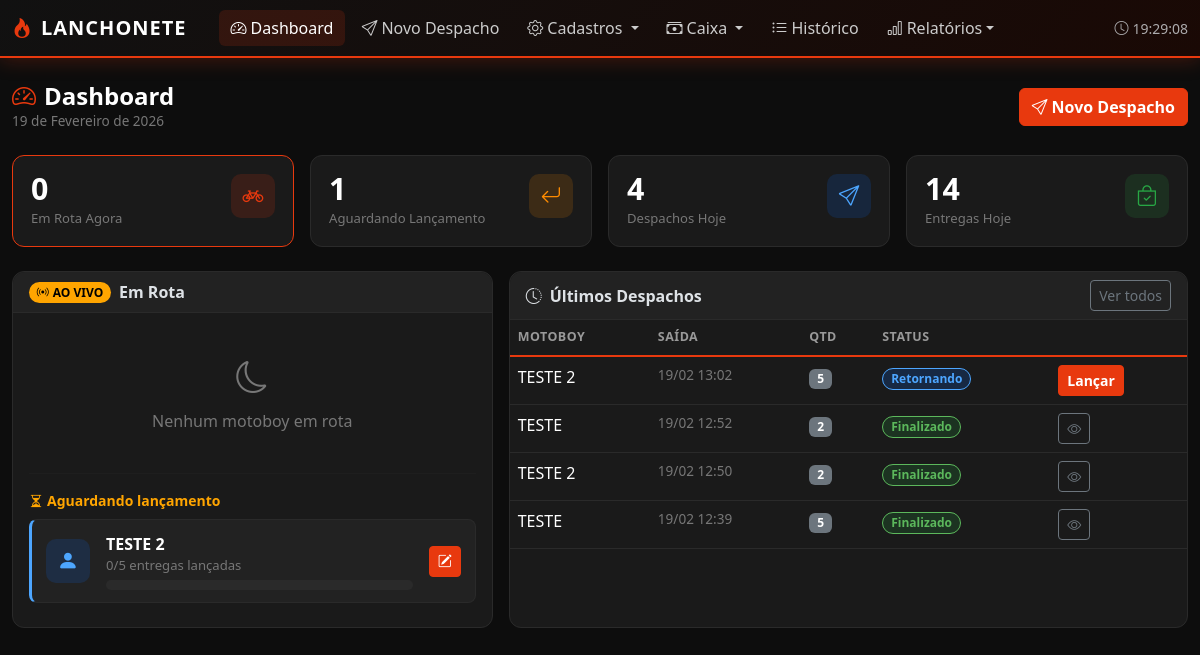
Page /entregas/ on the committed database.
### entregas/models.py (models this page shows, shortened)
class Despacho(models.Model):
    STATUS_CHOICES = [
        ('em_rota', 'Em Rota'),
        ('retornando', 'Retornando'),
        ('finalizado', 'Finalizado'),
    ]
    motoboy = models.ForeignKey(Motoboy, on_delete=models.PROTECT, related_name='despachos')
    data_saida = models.DateTimeField(default=timezone.now)
    data_retorno = models.DateTimeField(null=True, blank=True)
    qtd_saida = models.PositiveIntegerField(help_text="Quantidade de entregas que o motoboy saiu")
    status = models.CharField(max_length=20, choices=STATUS_CHOICES, default='em_rota')
    observacoes = models.TextField(blank=True)
    finalizado_em = models.DateTimeField(null=True, blank=True)
    @property
    def qtd_lancada(self):
        return self.entregas.count()
    @property
    def pode_finalizar(self):
        return self.qtd_lancada == self.qtd_saida
    class Meta:
        verbose_name = 'Despacho'
        verbose_name_plural = 'Despachos'
        ordering = ['-data_saida']

class Motoboy(models.Model):
    nome = models.CharField(max_length=100)
    telefone = models.CharField(max_length=20, blank=True)
    valor_fixo = models.DecimalField(max_digits=8, decimal_places=2, default=0,
                                     help_text="Valor fixo por turno/dia")
    ativo = models.BooleanField(default=True)
    class Meta:
        verbose_name = 'Motoboy'
        verbose_name_plural = 'Motoboys'
        ordering = ['nome']

### entregas/views.py (the view)
# urls.py: path('', views.dashboard, name='dashboard'),
def dashboard(request):
    hoje = date.today()
    em_rota = Despacho.objects.filter(status='em_rota').select_related('motoboy')
    retornando = Despacho.objects.filter(status='retornando').select_related('motoboy')
    ultimos = Despacho.objects.select_related('motoboy').order_by('-data_saida')[:10]
    context = {
        'em_rota': em_rota,
        'retornando': retornando,
        'ultimos': ultimos,
        'hoje': hoje,
        'total_hoje': Despacho.objects.filter(data_saida__date=hoje).count(),
        'entregas_hoje': sum(d.qtd_saida for d in Despacho.objects.filter(data_saida__date=hoje)),
    }
    return render(request, 'entregas/dashboard.html', context)

### templates/entregas/dashboard.html (shortened to what this page needs)
{% extends 'base.html' %}
{% block nav_dash %}active{% endblock %}
{% block content %}
<div class="container-fluid py-4">
    <div class="d-flex justify-content-between align-items-center mb-4">
        <div>
            <h1 style="color:#fff;font-weight:700;font-size:1.5rem;margin:0"><i class="bi bi-speedometer2 me-2" style="color:var(--verm)"></i>Dashboard</h1>
            <p class="mb-0" style="color:var(--muted);font-size:.85rem">{{ hoje|date:"d \d\e F \d\e Y" }}</p>
        </div>
        <a href="{% url 'entregas:despacho_novo' %}" class="btn btn-verm">
            <i class="bi bi-send me-1"></i>Novo Despacho
        </a>
    </div>
    <div class="row g-3 mb-4">
        <div class="col-6 col-md-3">
            <div class="stat-card red">
                <div class="d-flex justify-content-between align-items-start">
                    <div><div class="stat-val">{{ em_rota.count }}</div><div class="stat-lbl">Em Rota Agora</div></div>
                    <div class="stat-icon ic-red"><i class="bi bi-bicycle"></i></div>
                </div>
            </div>
        </div>
        <div class="col-6 col-md-3">
            <div class="stat-card">
                <div class="d-flex justify-content-between align-items-start">
                    <div><div class="stat-val">{{ retornando.count }}</div><div class="stat-lbl">Aguardando Lançamento</div></div>
                    <div class="stat-icon ic-ora"><i class="bi bi-arrow-return-left"></i></div>
                </div>
            </div>
        </div>
        <div class="col-6 col-md-3">
            <div class="stat-card">
                <div class="d-flex justify-content-between align-items-start">
                    <div><div class="stat-val">{{ total_hoje }}</div><div class="stat-lbl">Despachos Hoje</div></div>
                    <div class="stat-icon ic-blu"><i class="bi bi-send"></i></div>
                </div>
            </div>
        </div>
        <div class="col-6 col-md-3">
            <div class="stat-card">
                <div class="d-flex justify-content-between align-items-start">
                    <div><div class="stat-val">{{ entregas_hoje }}</div><div class="stat-lbl">Entregas Hoje</div></div>
                    <div class="stat-icon ic-grn"><i class="bi bi-bag-check"></i></div>
                </div>
            </div>
        </div>
    </div>
    <div class="row g-3">
        <div class="col-12 col-lg-5">
            <div class="card h-100">
                <div class="card-header d-flex align-items-center gap-2">
                    <span class="badge rounded-pill" style="background:#ffa500;color:#000"><i class="bi bi-broadcast me-1"></i>AO VIVO</span>
                    Em Rota
                </div>
                <div class="card-body">
                    {% for d in em_rota %}
                    <div class="e-item e-dinheiro d-flex align-items-center gap-3 mb-2">
                        <div class="stat-icon ic-ora flex-shrink-0"><i class="bi bi-person-fill"></i></div>
                        <div class="flex-grow-1">
                            <div class="fw-bold text-white">{{ d.motoboy.nome }}</div>
                            <div style="color:var(--muted);font-size:.82rem">
                                Saiu às {{ d.data_saida|date:"H:i" }} com <strong class="text-white">{{ d.qtd_saida }}</strong> entregas
                            </div>
                        </div>
                        <a href="{% url 'entregas:despacho_retorno' d.pk %}"
                           class="btn btn-sm btn-outline-success"
                           onclick="return confirm('Registrar retorno de {{ d.motoboy.nome }}?')"
                           title="Registrar retorno">
                            <i class="bi bi-arrow-return-left"></i>
                        </a>
                    </div>
                    {% empty %}
                    <div class="text-center py-4" style="color:var(--muted)">
                        <i class="bi bi-moon fs-2 d-block mb-2"></i>Nenhum motoboy em rota
                    </div>
                    {% endfor %}
                    {% if retornando %}
                    <hr style="border-color:var(--border)">
                    <div class="small fw-bold mb-2" style="color:#ffa500"><i class="bi bi-hourglass-split me-1"></i>Aguardando lançamento</div>
                    {% for d in retornando %}
                    <div class="e-item e-cartao d-flex align-items-center gap-3 mb-2">
                        <div class="stat-icon ic-blu flex-shrink-0"><i class="bi bi-person-fill"></i></div>
                        <div class="flex-grow-1">
                            <div class="fw-bold text-white">{{ d.motoboy.nome }}</div>
                            <div style="color:var(--muted);font-size:.82rem">
                                {{ d.qtd_lancada }}/{{ d.qtd_saida }} entregas lançadas
                            </div>
                            <div class="prog-bar-bg mt-1">
                            </div>
                        </div>
                        <a href="{% url 'entregas:despacho_lancar' d.pk %}" class="btn btn-sm btn-verm">
                            <i class="bi bi-pencil-square"></i>
                        </a>
                    </div>
                    {% endfor %}
                    {% endif %}
                </div>
            </div>
        </div>
        <div class="col-12 col-lg-7">
            <div class="card h-100">
                <div class="card-header d-flex justify-content-between align-items-center">
                    <span><i class="bi bi-clock-history me-2"></i>Últimos Despachos</span>
                    <a href="{% url 'entregas:despacho_lista' %}" class="btn btn-sm btn-outline-secondary">Ver todos</a>
                </div>
                <div class="card-body p-0">
                    <div class="table-responsive">
                        <table class="table table-hover mb-0">
                            <thead><tr><th>Motoboy</th><th>Saída</th><th>Qtd</th><th>Status</th><th></th></tr></thead>
                            <tbody>
                                {% for d in ultimos %}
                                <tr>
                                    <td class="fw-medium">{{ d.motoboy.nome }}</td>
                                    <td style="color:var(--muted);font-size:.85rem">{{ d.data_saida|date:"d/m H:i" }}</td>
                                    <td><span class="badge bg-secondary">{{ d.qtd_saida }}</span></td>
                                    <td><span class="badge bs-{{ d.status }} rounded-pill px-2">{{ d.get_status_display }}</span></td>
                                    <td>
                                        {% if d.status == 'retornando' %}
                                        <a href="{% url 'entregas:despacho_lancar' d.pk %}" class="btn btn-sm btn-verm">Lançar</a>
                                        {% elif d.status == 'finalizado' %}
                                        <a href="{% url 'entregas:despacho_resumo' d.pk %}" class="btn btn-sm btn-outline-secondary"><i class="bi bi-eye"></i></a>
                                        {% else %}
                                        <a href="{% url 'entregas:despacho_retorno' d.pk %}" class="btn btn-sm btn-outline-success"><i class="bi bi-arrow-return-left"></i></a>
                                        {% endif %}
                                    </td>
                                </tr>
                                {% empty %}
                                <tr><td colspan="5" class="text-center py-4" style="color:var(--muted)">Nenhum despacho</td></tr>
                                {% endfor %}
                            </tbody>
                        </table>
                    </div>
                </div>
            </div>
        </div>
    </div>
</div>
{% endblock %}

### templates/base.html (style rules this page uses)
:root { --verm: #e8390e; --verm-dk: #b82e0b; --verm-glow: rgba(232, 57, 14, 0.25); --bg: #0d0d0d; --card: #1a1a1a; --card2: #222; --border: #2a2a2a; --muted: #777; }
body { background: var(--bg); font-family: 'Segoe UI', system-ui, sans-serif; }
.card { background: var(--card); border: 1px solid var(--border); border-radius: 12px; }
.card-header { background: var(--card2); border-bottom: 1px solid var(--border); border-radius: 12px 12px 0 0 !important; font-weight: 600; }
.stat-card { background: var(--card); border: 1px solid var(--border); border-radius: 12px; padding: 18px; transition: 0.2s; }
.stat-card.red { border-color: var(--verm); }
.stat-icon { width: 44px; height: 44px; border-radius: 10px; display: flex; align-items: center; justify-content: center; font-size: 1.3rem; }
.ic-red { background: rgba(232, 57, 14, 0.15); color: var(--verm); }
.ic-ora { background: rgba(255, 140, 0, 0.15); color: #ff8c00; }
.ic-grn { background: rgba(40, 167, 69, 0.15); color: #28a745; }
.ic-blu { background: rgba(13, 110, 253, 0.15); color: #4da6ff; }
.stat-val { font-size: 1.9rem; font-weight: 700; color: #fff; line-height: 1; }
.stat-lbl { color: var(--muted); font-size: 0.82rem; margin-top: 4px; }
.btn-verm { background: var(--verm); border-color: var(--verm); color: #fff; font-weight: 600; }
.table { color: #ddd; }
.table > :not(caption) > * > * { background: transparent !important; border-color: var(--border); }
.table thead th { color: #999; font-weight: 600; font-size: 0.78rem; text-transform: uppercase; letter-spacing: 0.5px; border-bottom: 2px solid var(--verm) !important; }
.bs-retornando { background: rgba(13, 110, 253, 0.18); color: #4da6ff; border: 1px solid #4da6ff; }
.bs-finalizado { background: rgba(40, 167, 69, 0.18); color: #5cb85c; border: 1px solid #5cb85c; }
.e-item { background: var(--card2); border: 1px solid var(--border); border-radius: 8px; padding: 12px 14px; margin-bottom: 6px; transition: 0.15s; }
.e-cartao { border-left: 3px solid #4da6ff; }
.prog-bar-bg { background: #2a2a2a; border-radius: 99px; height: 10px; overflow: hidden; }

### rows in the picture
Despacho: motoboy.nome "TESTE 2", qtd_lancada "0", qtd_saida "5", data_saida "19/02 13:02", status "Retornando", shows "Lançar"
Despacho: motoboy.nome "TESTE", data_saida "19/02 12:52", qtd_saida "2", status "Finalizado"
Despacho: motoboy.nome "TESTE 2", data_saida "19/02 12:50", qtd_saida "2", status "Finalizado"
Despacho: motoboy.nome "TESTE", data_saida "19/02 12:39", qtd_saida "5", status "Finalizado"

### other values in the picture
{{ em_rota.count }} "0"
{{ retornando.count }} "1"
{{ total_hoje }} "4"
{{ entregas_hoje }} "14"
